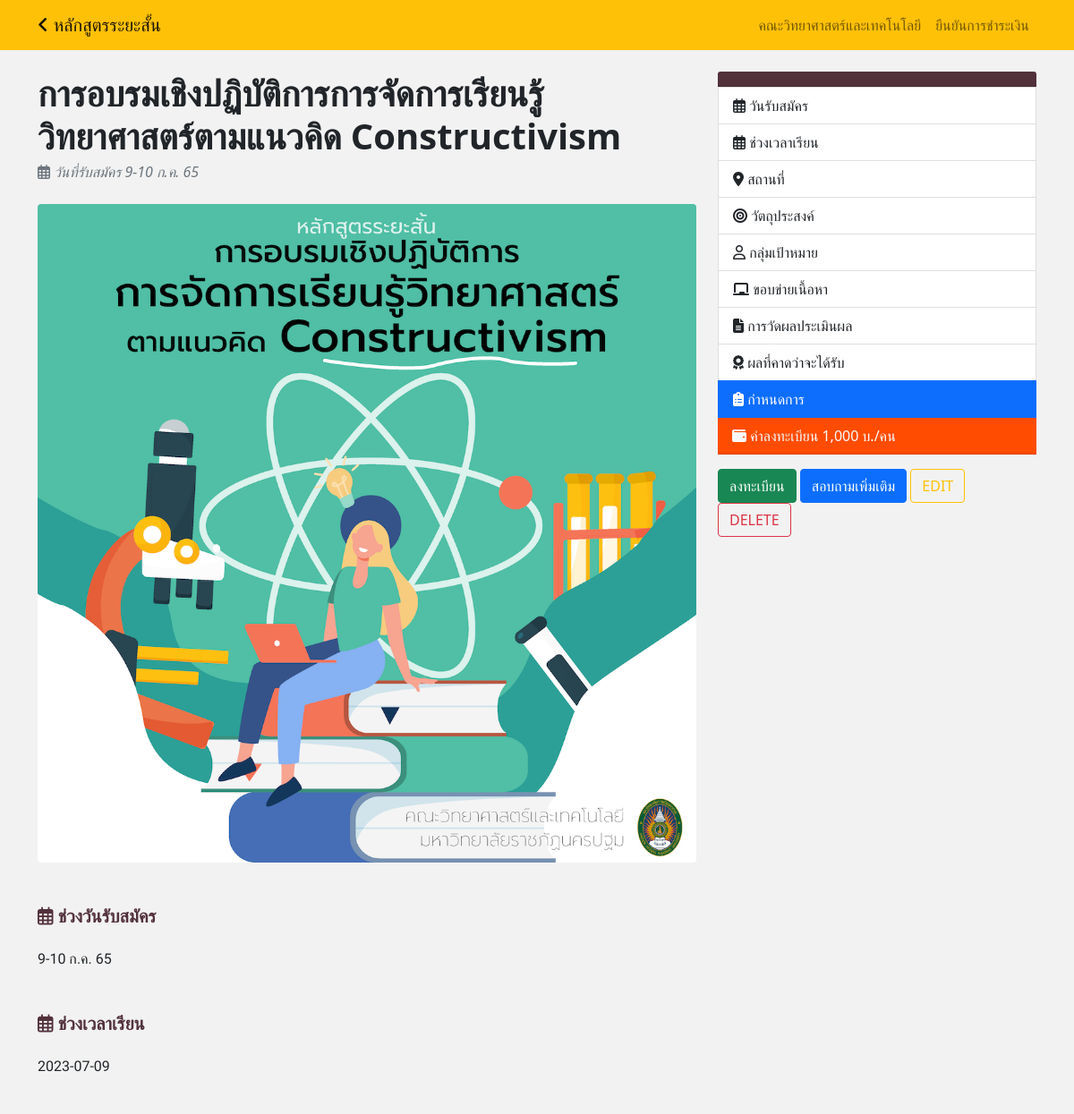
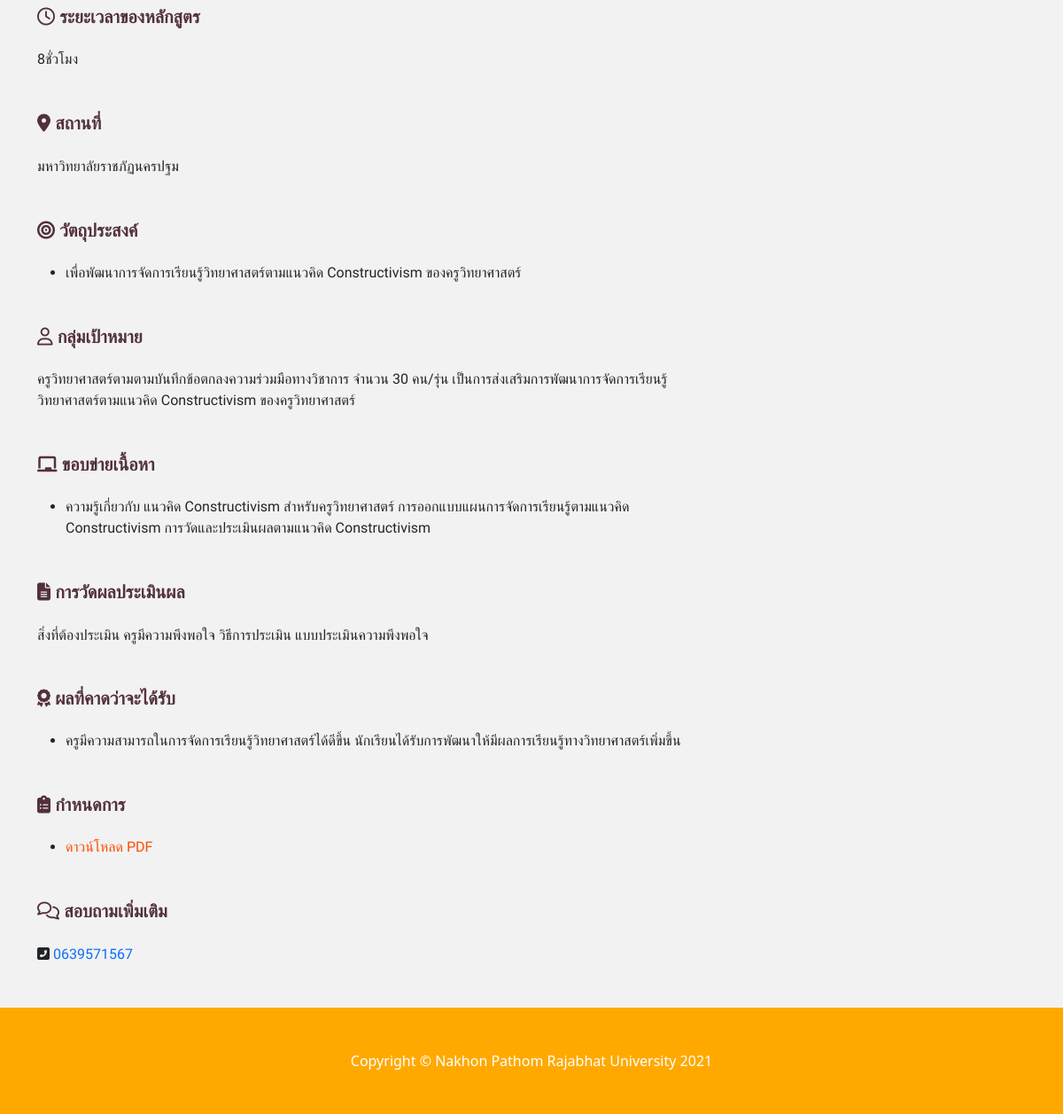
/controller/course_sci.php?cs_id=2, run on the app's committed database (2 pictures, top to bottom).
### tables this page shows
CREATE TABLE `sci_cs` (
  `cs_id` int(11) NOT NULL,
  `cs_name` varchar(100) NOT NULL,
  `cs_img` varchar(100) NOT NULL,
  `cs_date` varchar(40) NOT NULL,
  `cs_wallet` varchar(50) NOT NULL,
  `cs_range_date` varchar(400) NOT NULL,
  `cs_fcourse` varchar(400) NOT NULL,
  `cs_time` varchar(45) NOT NULL,
  `cs_location` varchar(50) NOT NULL,
  `cs_group` varchar(400) NOT NULL,
  `cs_detail` varchar(400) NOT NULL,
  `cs_perform` varchar(400) NOT NULL,
  `cs_reward` varchar(400) NOT NULL,
  `cs_schedule` varchar(400) NOT NULL,
  `cs_phone` char(10) DEFAULT NULL,
  `cs_year` char(4) DEFAULT NULL
);

### model/Course.php (called while the page is built, shortened)
<?php
class Course{
    private $ConDB;
    public function __construct(){
        $con = new ConDB();
        $con->connect();
        $this->ConDB = $con->conn;
    }
        public function getCourseDetail($cs_id)
        {
            $sql = "SELECT * FROM sci_cs where cs_id = ".$cs_id;
            $query = $this->ConDB->prepare($sql);
            if( $query->execute()){
                $result = $query->fetch(PDO::FETCH_ASSOC);
                return $result;
            }else{
                return false;
            }
        }
}
?>

### model/ConDB.php (called while the page is built, shortened)
<?php
class ConDB{
    public function connect(){
        try{
            $this->conn = new PDO("mysql:host=localhost;dbname=sci_course2","root");
        }catch(PDOException $e){
            echo $e->getMessage();
        }
    }
}
?>

### controller/course_sci.php (the view, shortened to what this page needs)
<!DOCTYPE html>
<html lang="en">
<head>
  <link href="../css/styles.css" rel="stylesheet" />
  <link href="../css/css.css" rel="stylesheet" />
</head>
<body>
  <?php
  include_once("../model/ConDB.php");
  include_once("../model/Course.php");
  $cs_id = htmlspecialchars($_GET["cs_id"]);
  $obj_name = new Course();
  $rs2 = $obj_name->getCourseDetail($cs_id);
  ?>
  <nav class="navbar navbar-expand-lg navbar-light bg-warning">
    <div class="container">
        <a class="navbar-brand " href="../view_course.php"><i class="fas fa-angle-left"></i> หลักสูตรระยะสั้น</a>
        <div class="collapse navbar-collapse" id="navbarSupportedContent">
          <ul class="navbar-nav ms-auto mb-2 mb-lg-0">
            <li class="nav-item "><a class="nav-link " aria-current="page"
                href="http://sc.npru.ac.th/">คณะวิทยาศาสตร์และเทคโนโลยี</a></li>
            <li class="nav-item "><a class="nav-link " href="https://forms.gle/Gd6Yzdffsb83qpZw7"
                target="_blank">ยืนยันการชำระเงิน</a></li>
          </ul>
      </div>
    </div>
  </nav>
  <div class="container mt-4" data-bs-spy="scroll" data-bs-target="#list-example">
    <div class="row">
      <div class="col-lg-8">
        <article>
          <header class="mb-4">
            <h1 class="fw-bolder mb-1">
              <?php
              echo $rs2['cs_name'];
              ?>
            </h1>
            <div class="text-muted fst-italic mb-2"><i class="far fa-calendar-alt"></i> วันที่รับสมัคร
            <?php echo $rs2['cs_range_date']?>
          </div>
          </header>
          <figure class="mb-4"><img class="img-fluid rounded" src="../<?=$rs2['cs_img'];?>" alt="..." /></figure>
          <section class="mb-5 course-body">
            <h5 class="fw-bolder mb-4 mt-5" id="list-item-3"><i class="far fa-calendar-alt"></i> ช่วงวันรับสมัคร</h5>
            <p class="fs-6 mb-4 course-content"><?php echo $rs2['cs_range_date']?></p>
            <h5 class="fw-bolder mb-4 mt-5" id="list-item-31"><i class="far fa-calendar-alt"></i> ช่วงเวลาเรียน</h5>
            <p class="fs-6 mb-4 course-content"><?php echo $rs2['cs_date']?></p>
            <h5 class="fw-bolder mb-4 mt-5" id="list-item-32"><i class="far fa-clock"></i> ระยะเวลาของหลักสูตร </h5>
            <p class="fs-6 mb-4 course-content"><?php echo $rs2['cs_time']?></p>
            <h5 class="fw-bolder mb-4 mt-5" id="list-item-5"><i class="fas fa-map-marker-alt"></i> สถานที่</h5>
            <ul class="list-inline course-content fs-6">
              <li class="list-inline-item"><?php echo $rs2['cs_location']?></li>
            </ul>
            <h5 class="fw-bolder mb-4 mt-5" id="list-item-2"><i class="fas fa-bullseye"></i> วัตถุประสงค์</h5>
            <ul class="course-content fs-6">
              <li><?php echo $rs2['cs_fcourse']?></li>
            </ul>
            <h5 class="fw-bolder mb-4 mt-5" id="list-item-4"><i class="far fa-user"></i> กลุ่มเป้าหมาย</h5>
            <ul class="list-inline course-content fs-6">
              <li class="list-inline-item"><?php echo $rs2['cs_group']?></li>
            </ul>
            <h5 class="fw-bolder mb-4 mt-5" id="list-item-6"><i class="fas fa-chalkboard"></i> ขอบข่ายเนื้อหา</h5>
            <ul class="course-content fs-6">
              <li><?php echo $rs2['cs_detail']?></li>
            </ul>
            <h5 class="fw-bolder mb-4 mt-5" id="list-item-7"><i class="fas fa-file-alt"></i> การวัดผลประเมินผล</h5>
            <li class="list-inline-item"><?php echo $rs2['cs_perform']?></li>
            <h5 class="fw-bolder mb-4 mt-5" id="list-item-8"><i class="fas fa-award"></i> ผลที่คาดว่าจะได้รับ</h5>
            <ul class="course-content fs-6">
              <li><?php echo $rs2['cs_reward']?></li>
            </ul>
            <h5 class="fw-bolder mb-4 mt-5" id="list-item-11"><i class="fas fa-clipboard-list"></i> กำหนดการ</h5>
            <ul class=" course-content fs-6 contact-course">
              <li><a href="../<?=$rs2['cs_schedule'];?>" target="_blank" class="orange-theme-2">ดาวน์โหลด PDF</a> </li>
            </ul>
            <h5 class="fw-bolder mb-4 mt-5" id="list-item-10"><i class="far fa-comments"></i> สอบถามเพิ่มเติม</h5>
            <ul class="list-inline course-content fs-6 contact-course">
              <li class="list-inline-item"><i class="fas fa-phone-square-alt"></i> <a href="#"><?php echo $rs2['cs_phone']?></a>
              </li>
            </ul>
      </div>
      <div class="col-lg-4  d-none d-lg-block">
        <div id="list-example " class="list-group sticky-top ">
          <div class="card-header bg-or-4"><a class=" list-group-item-action text-light" href="#"></a></div>
          <a class="list-group-item list-group-item-action" href="#list-item-3"><i class="far fa-calendar-alt"></i>
            วันรับสมัคร</a>
          <a class="list-group-item list-group-item-action" href="#list-item-3"><i class="far fa-calendar-alt"></i>
            ช่วงเวลาเรียน</a>
          <a class="list-group-item list-group-item-action" href="#list-item-5"><i class="fas fa-map-marker-alt"></i>
            สถานที่</a>
          <a class="list-group-item list-group-item-action" href="#list-item-2"><i class="fas fa-bullseye"></i>
            วัตถุประสงค์</a>
          <a class="list-group-item list-group-item-action" href="#list-item-4"><i class="far fa-user"></i>
            กลุ่มเป้าหมาย</a>
          <a class="list-group-item list-group-item-action" href="#list-item-6"><i class="fas fa-chalkboard"></i>
            ขอบข่ายเนื้อหา</a>
          <a class="list-group-item list-group-item-action" href="#list-item-7"><i class="fas fa-file-alt"></i>
            การวัดผลประเมินผล</a>
          <a class="list-group-item list-group-item-action" href="#list-item-8"><i class="fas fa-award"></i>
            ผลที่คาดว่าจะได้รับ</a>
          <a class="list-group-item list-group-item-action" href="#list-item-11"><i class="fas fa-clipboard-list"></i>
            กำหนดการ</a>
          <div class="card-header bg-or-2 text-light">
            <i class="fas fa-wallet "></i> ค่าลงทะเบียน <?php echo $rs2['cs_wallet']?>/คน
          </div>
          <div class="my-3 card-rela">
            <a href="https://forms.gle/SC6zWtHG8bFuE2Vx5" class="btn btn-success">ลงทะเบียน</a>
            <a href="#list-item-10" class="btn btn-primary">สอบถามเพิ่มเติม</a>
            <a class="btn btn-outline-warning" href="../view/editCourse.php?cs_id=<?=$rs2['cs_id']?>">EDIT</a>
            <a class="btn btn-outline-danger" href="del.php?cs_id=<?=$rs2['cs_id']?>" onclick="return confirm('จะลบจริงๆเบ๋อ')">DELETE</a>
          </div>
        </div>
      </div>
    </div>
  </div>
  <footer class="py-lg-5 bg-green ">
    <div class="container">
      <p class="m-0 text-center text-white">Copyright &copy;  Nakhon Pathom
        Rajabhat University 2021</p>
    </div>
  </footer>
</body>
</html>

### css/css.css (style rules this page uses)
.orange-theme-2 { color:#FF4C00 ; }
.bg-or-2 { background-color: #FF4C00; }
.bg-or-4 { background-color: #52313B; }
body { background-color: #f2f2f2; }
.bg-green { background-color: #ffa900; }
.card-header a, .course-body a { text-decoration: none;background: none; }
.course-body p , ul.course-content li { font-family: 'IBM Plex Sans Thai', sans-serif; }
.card-rela { position: relative; }
.course-body h5 { color:#52313B; }

### data on the page
sci_cs: cs_name "การอบรมเชิงปฏิบัติการการจัดการเรียนรู้วิทยาศาสตร์ตามแนวคิด Constructivism", cs_range_date "9-10 ก.ค. 65", cs_img (picture), cs_date "2023-07-09", cs_time "8ชั่วโมง", cs_location "มหาวิทยาลัยราชภัฏนครปฐม", cs_fcourse "เพื่อพัฒนาการจัดการเรียนรู้วิทยาศาสตร์ตามแนวคิด Constructivism ของครูวิทยาศาสตร์", cs_group "ครูวิทยาศาสตร์ตามตามบันทึกข้อตกลงความร่วมมือทางวิชาการ จำนวน 30 คน/รุ่น เป็นการส่งเสริมการพัฒนาการจัดการเรียนรู้วิทยาศาสตร์ตามแนวคิด Constructivism ของครูวิทยาศาสตร์", cs_detail "ความรู้เกี่ยวกับ แนวคิด Constructivism สำหรับครูวิทยาศาสตร์ การออกแบบแผนการจัดการเรียนรู้ตามแนวคิด Constructivism การวัดและประเมินผลตามแนวคิด Constructivism", cs_perform "สิ่งที่ต้องประเมิน ครูมีความพึงพอใจ วิธีการประเมิน แบบประเมินความพึงพอใจ", cs_reward "ครูมีความสามารถในการจัดการเรียนรู้วิทยาศาสตร์ได้ดีขึ้น นักเรียนได้รับการพัฒนาให้มีผลการเรียนรู้ทางวิทยาศาสตร์เพิ่มขึ้น", cs_phone "0639571567", cs_wallet "1,000 บ."
